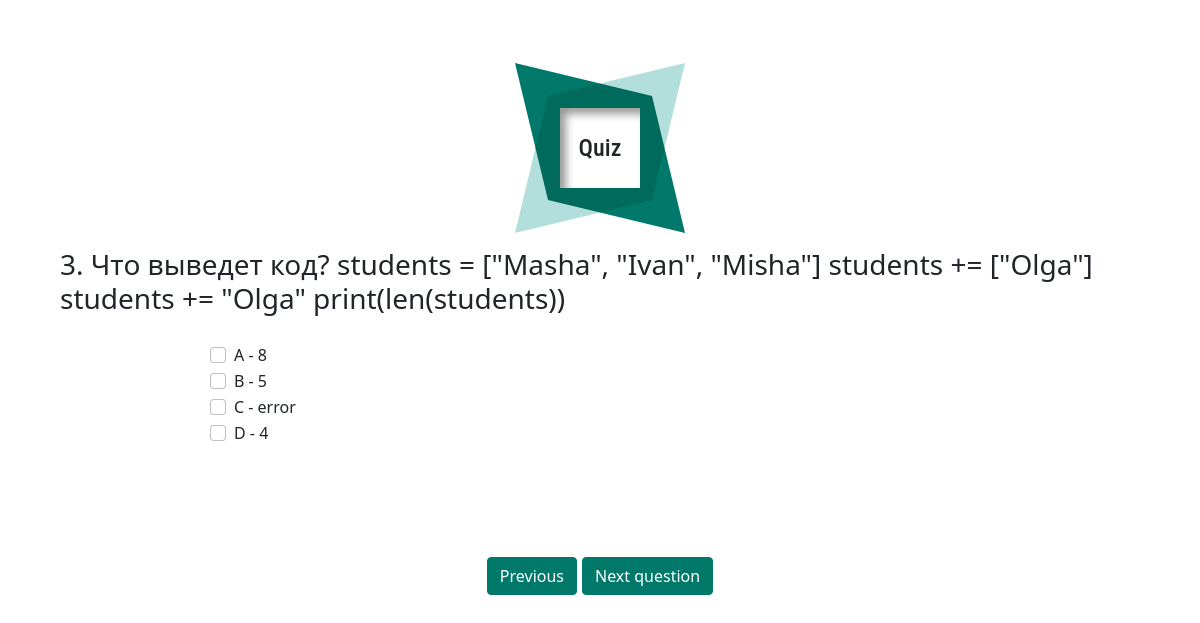
/question3, run on an earlier commit of the app's database.
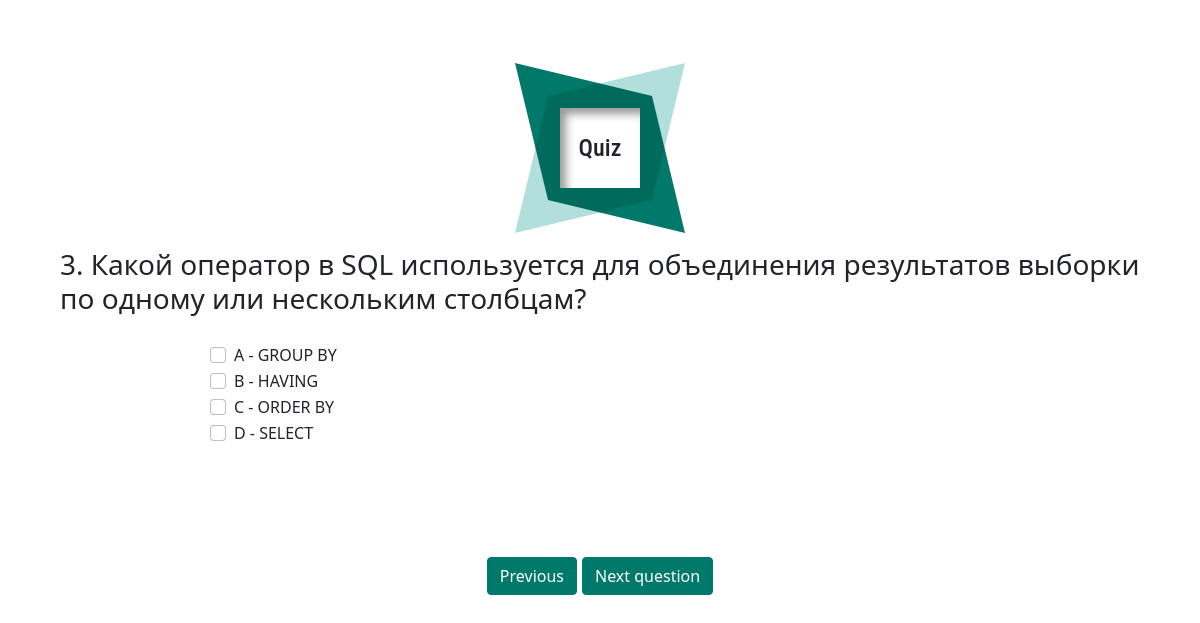
And on a later commit of the database.
### main/models.py (models this page shows, shortened)
class Question(models.Model):
    title = models.TextField('Name')  # text of question

class Answers(models.Model):
    answer_A = models.TextField('description')
    answer_B = models.TextField('description')
    answer_C = models.TextField('description')
    answer_D = models.TextField('description')
    class Meta:
        verbose_name = 'Answer'
        verbose_name_plural = 'Answers'

### main/views.py (the view)
# urls.py: path('question3', views.question3, name='question3'),
def question3(request):
    if request.method == "POST":
        if request.POST.get("form_type") == 'formOne':
            set_answer_user(request, 3)
            return redirect('question4')
        else:
            return redirect('question2')
    else:
        quiz = Question.objects.filter(id=3)
        answers = Answers.objects.filter(id=3)
        return render(request, 'main/questions/question3.html', {'title': 'the third question', 'my_quiz': quiz,
                                                                 'answers_db': answers})

### main/templates/main/questions/question3.html (shortened to what this page needs)
{% extends 'main/questions/base.html' %}
{% block content %}
    {% for el in my_quiz %}
        <div>
            <h3>{{ el.title }}</h3>
        </div>
    {% endfor %}
{% endblock %}
{% block form %}
    <form action="" method="post">
        {% for el in answers_db %}
            <div class="container__checkbox" id="featured-6">
                <div class="form-check">
                    <input class="form-check-input" type="checkbox" value="A"
                           id="a" name="answ">
                    <label class="form-check-label" for="a">{{ el.answer_A }}</label>
                </div>
                <div class="form-check">
                    <input class="form-check-input" type="checkbox" value="B"
                           id="b" name="answ">
                    <label class="form-check-label" for="b">{{ el.answer_B }}</label>
                </div>
                <div class="form-check">
                    <input class="form-check-input" type="checkbox" value="C"
                           id="c" name="answ">
                    <label class="form-check-label" for="c">{{ el.answer_C }}</label>
                </div>
                <div class="form-check">
                    <input class="form-check-input" type="checkbox" value="D"
                           id="d" name="answ">
                    <label class="form-check-label" for="d">{{ el.answer_D }}</label>
                </div>
            </div>
        {% endfor %}
        <div class="btn__question1">
            <button type="submit" class="btn btn-success" name="form_type" value="formTwo">Previous</button>
            <button type="submit" class="btn btn-success" name="form_type" value="formOne">Next question</button>
        </div>
    </form>
{% endblock %}

### main/templates/main/questions/base.html (shortened to what this page needs)
<!DOCTYPE html>
{% load static %}
<html lang="en-ru">
<head>
    <link rel="stylesheet" href="https://cdn.jsdelivr.net/npm/bootstrap@5.1.3/dist/css/bootstrap.min.css">
    <link rel="stylesheet" href="{% static 'styles/questions.css' %}" type="text/css">
</head>
<body>
<div class="wrapper px-5 py-5">
    <h2 class="ramka-2">Quiz</h2>
    <div class="container">
        <div class="container__title">{% block content %}{% endblock %}</div>
        {% block form %}
        {% endblock %}
    </div>
</div>
</body>
</html>

### main/static/styles/questions.css (style rules this page uses)
.ramka-2 { width: 80px; height: 80px; background-color: #FFF; position: relative; margin: 60px auto; display: flex; align-items: center; justify-content: center; font-size: 24px; font-family: 'Roboto Condensed', sans-serif; box-shadow: inset 6px 6px 8px 0 rgba(0, 0, 0, 0.4); }
.ramka-2:after, .ramka-2:before { mix-blend-mode: multiply; filter: none; z-index: -1; content: ''; width: calc(100% + 90px); height: calc(100% + 90px); position: absolute; animation: anim-ramka-2 8s ease-in-out infinite; }
.ramka-2:after { animation-delay: -5s; background-color: #00796B; clip-path: polygon(0 0, calc(100% - (33px)) calc(0% + (33px)), 100% 100%, calc(0% + (33px)) calc(100% - (33px))); }
.ramka-2:before { background-color: #B2DFDB; clip-path: polygon(calc(0% + (33px)) calc(0% + (33px)), 100% 0, calc(100% - (33px)) calc(100% - (33px)), 0 100%); }
form { width: 100%; }
.btn__question1 { padding-top: 10px; display: flex; justify-content: center; }
.container { display: flex; flex-direction: column; justify-content: center; align-items: center; }
.container__checkbox { padding: 20px 0 100px; display: flex; flex-direction: column; margin-left: 150px; }
.btn-success { color: #fff; background-color: #00796B; border-color: #00796B; }
.btn-success:first-child { margin-right: 5px; }

What changed in the data, as far as the page shows it:
changed Question: title "3. Что выведет код? students = [\"Masha\", \"Ivan\", \"Misha\"] students += [\"Olga\"] students += \"Olga\" print(len(students))" → "3. Какой оператор в SQL используется для объединения результатов выборки по одному или нескольким столбцам?"
changed Answers: answer_A "A - 8" → "A - GROUP BY"; answer_B "B - 5" → "B - HAVING"; answer_C "C - error" → "C - ORDER BY"; answer_D "D - 4" → "D - SELECT"
